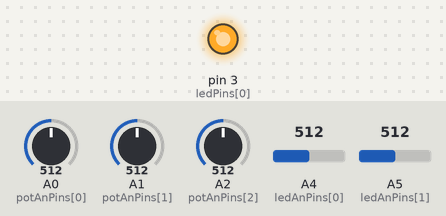
Simulated run of this sketch. Board: Arduino Uno, built with avr-gcc and run on an emulated ATmega328P. Parts: output pins drawn as LEDs (lit = HIGH). Inputs (shaded band) come from the test bench; at power-on: A4 (ledAnPins[0]) = 512, A0 (potAnPins[0]) = 512, A1 (potAnPins[1]) = 512, A2 (potAnPins[2]) = 512, A5 (ledAnPins[1]) = 512. What the sketch prints to the serial monitor is not drawn.

Above: at 1.2 s.
1.3 s: A4 (ledAnPins[0]) set to 716
Timing chart, 0 to 4.3 s (numbered marks = the images above; inputs shaded):
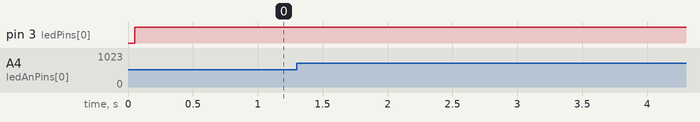

The sketch:

ARDUINO.ino
```cpp
//ñ
int Ts=10;

//Defining the different pins

int potPins5V[] = {6,8,10,12};
int potPins0V[] = {7,9,11,13};
int potAnPins[]={A0,A1,A2};
int digPot=4;
int anPot=3;

int ledPins[] = {3,4,5};
int ledAnPins[]={A4,A5};
int digLed=3;
int anLed=2;

int calLed=2; //Dig Pin to calibrate red and white
int redV=0;
int whiteV=0;

//Arrays to store the measured values

int pots[12]={};
int leds[6]={};

//We set up the serial port
void setup() {
  Serial.begin(9600);
}


void loop() {
  //Functions to read the potentiometers and the leds.
  measurePot();
  measureLeds();
  //Preparing the message to be sent by the serial en received on SUPERCOLLIDER
  Serial.print("<");
  int waves[4]={0,0,0,0};
  if(leds[3]!=0){
    waves[leds[3]-1]=pots[5];
  }
  if(leds[5]!=0){
    waves[leds[5]-1]=pots[4];
  }
  Serial.print(waves[0]);
  Serial.print(",");
  Serial.print(waves[1]);
  Serial.print(",");
  Serial.print(waves[2]);
  Serial.print(",");
  Serial.print(waves[3]);
  Serial.print(",");
  Serial.print(pots[2]);
  Serial.print(",");
  Serial.print(pots[1]);
  Serial.print(",");
  Serial.print(pots[0]);
  Serial.print(",");
  Serial.print(pots[3]);

  int fx[4]={0,0,0,0};
  if(leds[1]!=0){
    fx[leds[1]-1]=pots[8];
  }
  if(leds[2]!=0){
    fx[leds[2]-1]=pots[11];
  }
  Serial.print(",");
  Serial.print(fx[0]);
  Serial.print(",");
  Serial.print(fx[1]);
  Serial.print(",");
  Serial.print(fx[2]);
  Serial.print(",");
  Serial.print(fx[3]);
  Serial.print(",");

  int filt[4]={0,0,0,0};
  if(leds[4]!=0){
    filt[leds[4]-1]=pots[7];
  }
  if(leds[0]!=0){
    filt[leds[0]-1]=pots[10];
  }
  Serial.print(filt[0]);
  Serial.print(",");
  Serial.print(filt[1]);
  Serial.print(",");
  Serial.print(filt[2]);
  Serial.print(",");
  Serial.print(filt[3]);
  Serial.print(",");
  Serial.print(pots[9]);
  Serial.print(",");
  Serial.print(pots[6]);
  Serial.println(">");
}

//This function iterates between the different digital lines and measures all the potentiometer sequentially
//It stores the values in pots
void measurePot(){
  for (int i=0;i<digPot;i++){
    PotLine(potPins5V[i]);
    for(int j=0;j<anPot;j++){
      pots[i*anPot+j]=1000-analogRead(potAnPins[j]);
    }
    delay(Ts);
  }
  PotLine(0);

}

//This function changes the selected line to read mode, and put the other ones to high impedance to avoid interference
void PotLine(int digitalLine){
  for(int i=0;i<digPot;i++){
    if(potPins5V[i]==digitalLine){
      pinMode(potPins5V[i],OUTPUT);
      digitalWrite(potPins5V[i],HIGH);
      pinMode(potPins0V[i],OUTPUT);
      digitalWrite(potPins0V[i],LOW);
    }
    else{
      pinMode(potPins5V[i],INPUT);
      pinMode(potPins0V[i],INPUT);
    }
  }
}

//This function iterates between the different digital lines and measures all the leds sequentially
//It stores the values in leds
void measureLeds(){
  calibrateLed();
  for (int i=0;i<digLed;i++){
    LedLine(ledPins[i]);
    for(int j=0;j<anLed;j++){

      leds[i*anLed+j]=colorLed(ledAnPins[j]);
    }
    delay(Ts);

  }
  Serial.println();
  LedLine(0); //0 acts as null value so everyting goes to input

}

//This function changes the selected line to read mode, and put the other ones to high impedance to avoid interference
void LedLine(int digitalLine){
  for(int i=0;i<digLed;i++){
    if(ledPins[i]==digitalLine){
      pinMode(ledPins[i],OUTPUT);
      digitalWrite(ledPins[i],HIGH);
    }
    else{
      pinMode(ledPins[i],INPUT);
    }
  }
}

//This function is used to mantain a reference of voltage for the led
//It's used constantly to avoid unstabilities
void calibrateLed(){
    pinMode(2,OUTPUT);
    digitalWrite(2,HIGH);

    redV=1023-analogRead(ledAnPins[0]);
    whiteV=1023-analogRead(ledAnPins[1]);

    delay(Ts);

    pinMode(2,INPUT);
}

//Transform voltage into the value of the corresponding led
int colorLed(int analogPin){
  double V=1023-analogRead(analogPin);
  V=(V-redV)/(1.0*(whiteV-redV));
  //Serial.print(V);
  if(V<0.05) return 1;
  else if (V<0.5) return 2;
  else if (V<0.96) return 3;
  else if (V<1.5) return 4;
  else return 0;
}
```
